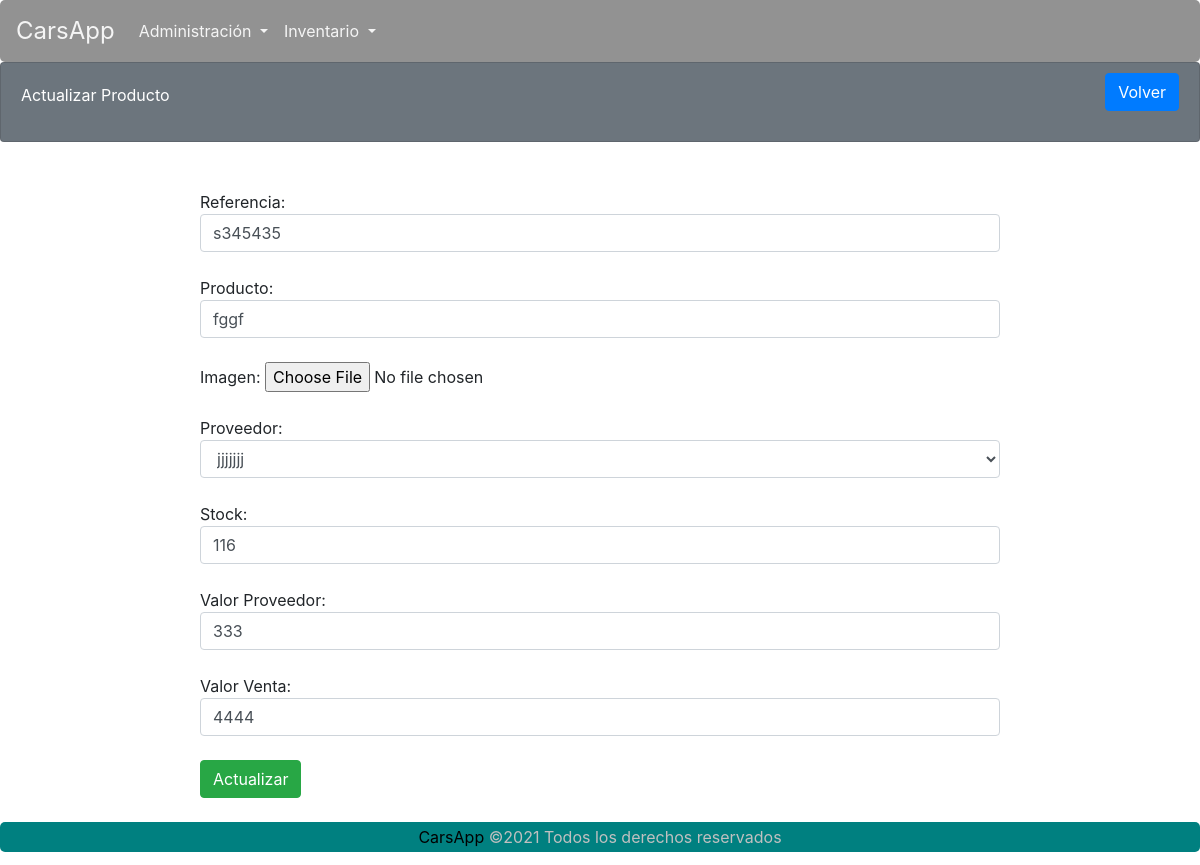
/carsapp/inventarioFormActualizar/1/, run on the app's committed database.
### carsapp/models.py (models this page shows, shortened)
class Inventario(models.Model):
    id_Producto = models.AutoField(primary_key=True)
    Ref = models.CharField(max_length=30, blank=False, null=False)
    producto = models.CharField(max_length=30, blank=False, null=False)
    imagen = models.ImageField(upload_to='productos', null=True)
    provedor = models.ForeignKey(Proveedor, on_delete=models.DO_NOTHING, default='Desconocido')
    stock = models.SmallIntegerField(blank=False, null=False)
    valor_Proveedor = models.IntegerField(blank=False, null=False)
    valor_Venta = models.IntegerField(blank=False, null=False)

class Proveedor(models.Model):
    id_proveedor = models.AutoField(primary_key=True)
    nit = models.CharField(max_length=30, blank=False, null=False)
    nombre = models.CharField(max_length=100, blank=False, null=False)
    direccion = models.CharField(max_length=50, blank=False, null=False)
    telefono = models.CharField(max_length=20, blank=False, null=False)
    email = models.EmailField(blank=False, null=False)

### carsapp/views.py (the view)
# urls.py: path('inventarioFormActualizar/<int:id>/', views.inventarioFormActualizar, name='inventarioFormActualizar'),
def inventarioFormActualizar(request, id):
    proveedor = Proveedor.objects.all()
    q = Inventario.objects.get(pk = id)
    contexto = { "dato": q, 'proveedor': proveedor}
    return render(request, 'carsapp/inventarioFormActualizar.html', contexto)

### carsapp/templates/carsapp/inventarioFormActualizar.html (shortened to what this page needs)
{% extends 'carsapp/base.html' %}
{% load static %}
{% block contenedor %}
<div class="card text-white bg-secondary">
    <div class="card-body">
        <div>
            Actualizar Producto
        </div>
        <div class="btn-cerrarSesion">
            <a class="btn btn-primary" href="{% url 'carsapp:inventarioListar' %}" id="ID_BTNListar4">Volver</a>
        </div>
    </div>
</div>
<div class="formularios">
    <form action="{% url 'carsapp:inventarioActualizar' %}" method="POST" enctype="multipart/form-data">
        <input type="hidden" name="id" value="{{ dato.id_Producto }}"><br>
        Referencia: <input name="Ref" value="{{ dato.Ref }}" class="form-control" required><br>
        Producto: <input name="producto" value="{{ dato.producto }}" class="form-control" required><br>
        Imagen: <input type="file" name="imagen" value="{{ dato.imagen.url }}" required><br><br>
        Proveedor: <select name="proveedor" class="form-control">
            <option value="{{ dato.provedor.id_proveedor }}">{{ dato.provedor.nombre }}</option>
        </select><br>
        Stock: <input type="number" name="stock" value="{{ dato.stock }}" class="form-control" required><br>
        Valor Proveedor: <input name="valor_Proveedor" value="{{ dato.valor_Proveedor }}" class="form-control" required><br>
        Valor Venta: <input name="valor_Venta" value="{{ dato.valor_Venta }}" class="form-control" required><br>
        <button type="submit" class="btn btn-success">Actualizar</button><br>
    </form>
</div>
{% endblock %}

### carsapp/static/carsapp/CSS/estilos.css (style rules this page uses)
* { margin: 0; padding: 0; }
.card-body > div { display: inline-block; }
.btn-cerrarSesion { margin-top: -10px; float: right; }
.card { height: 10vh; }
.formularios { width: 800px; max-width: 800px; margin: 0 auto; margin-top: 2%; margin-bottom: 2%; }
h4, h2,small,a { margin: 0; padding: 0; color: black; }
a { text-decoration: none; }

### data on the page
Inventario: Ref "s345435", producto "fggf", proveedor "jjjjjjj", stock "116", valor_Proveedor "333", valor_Venta "4444"
